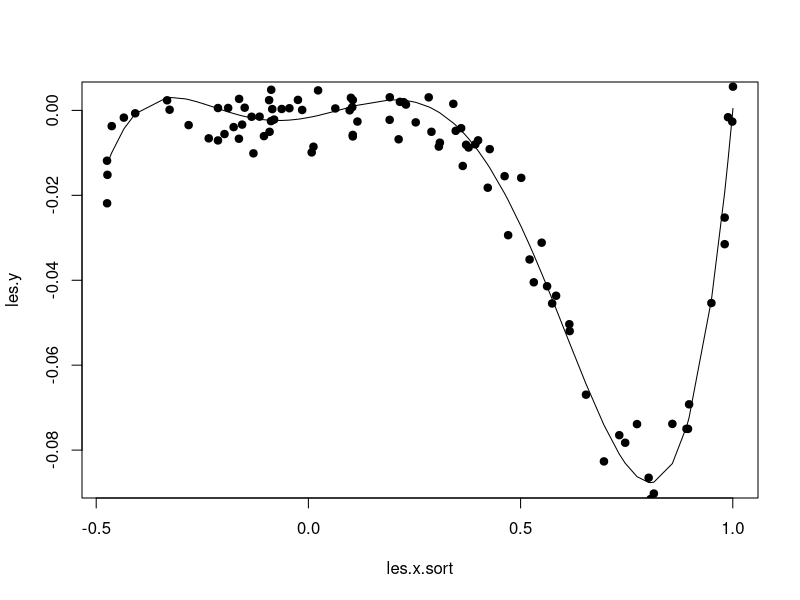

R code for this plot: (Note: this script raises an error after producing the figure.)

f <- function (x)
    {
        (x+0.4)*(x+.2)*(x-.07)*(x-.3)*(x-1.)
    }

N <- 100
les.x <- runif (N, min = -.5, max = 1.01) #seq (-.5, 1.01, by = .01)
les.x.sort <- sort (les.x)
les.y <- f (les.x.sort) + rnorm (length (les.x), sd = .0)
les.yb <- f (les.x.sort) + rnorm (length (les.x), sd = .005)

plot (les.x.sort, les.y, type = "l")
points (les.x.sort, les.yb, pch = 19)

write.table (data.frame (x = les.x.sort, y = les.y), file = "cc.txt", row.names = F)

require (nnet)

do.it <- function ()
    {
        train <- as.matrix (read.table ("./cc.txt", header = T))
        x <- train [, 1, drop = F]
        y <- train [, 2]
        plot (x, y)
        pmc <- nnet (x, y, size = 5, linout = TRUE, maxit = 100, trace = F)
        RMSE <- rep (0, times = 100) 
        for (i in 1:10) {
            pmc <- nnet (x, y, size = i, linout = TRUE, maxit = 100, trace = F)
            RMSE [i] <- sum ((y - predict (pmc, x, type = "raw"))^2)
        }
        plot (RMSE)
        plot (RMSE, xlim = c(1,10))
    }
